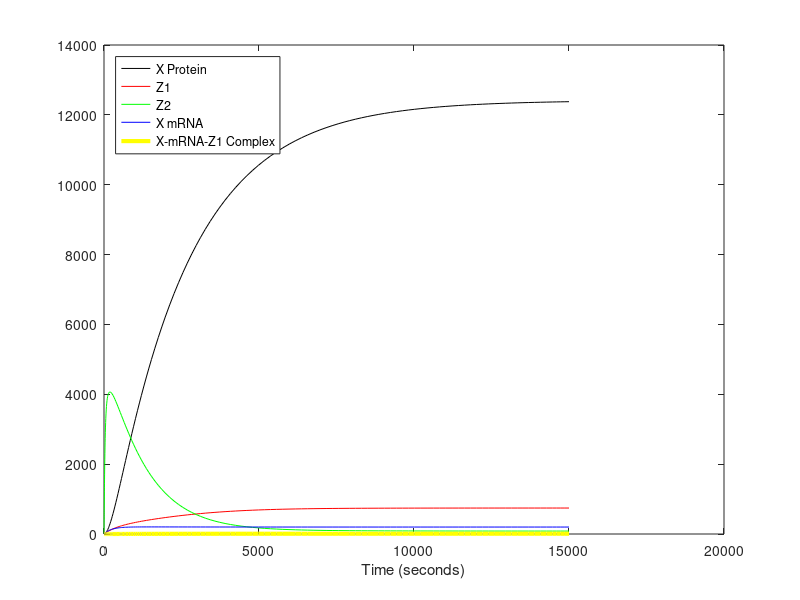
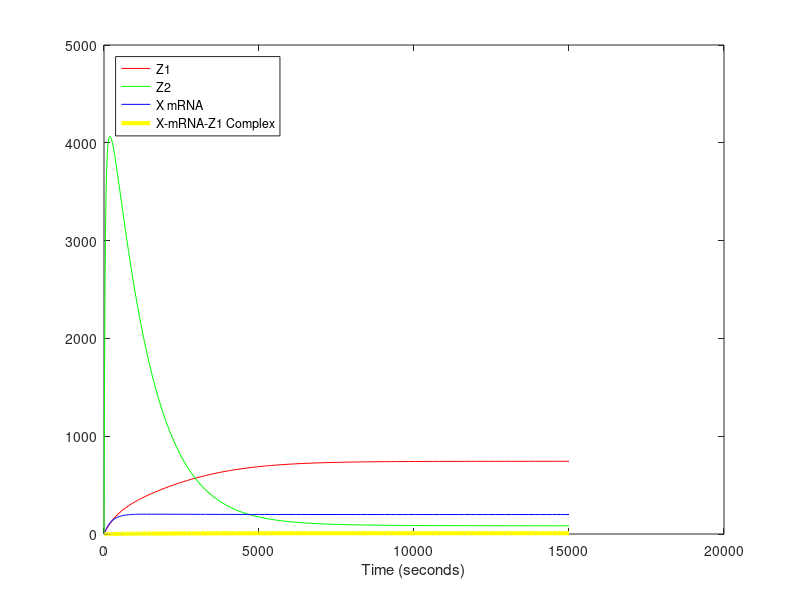

Here is the MATLAB script that generated these plots, in order:
function AntitheticsRNA
clear; clc; clf;
% This is a model of the antithetic controller under translational control
% via sRNAs.
%% Initialising Global Parameters 
global tau_1
global k_1
global theta
global delta_s
global k_2
global B
global U 
global tau_2 
global k_3
global K
global alpha 
global delta_m 
global delta_c
global delta_p 
global T_1
global T_0 

%% Parameter Values
tau_1    = 0;           % Leaky transcription rate of Z_1 
k_1      = 1670;        % Maximal transcription rate of Z_1
theta    = 0.000000224; % Annihilation rate of Z_1 and Z_2 
delta_s  = 0.0008;      % sRNA degradation/dilution rate
k_2      = 0.000000224; % Z_1 sRNA and X mRNA binding rate 
B        = 2600;        % A binding rate for U mediated induction of Z_1 
U        = 1;           % Concentration of the inducer for Z_1 transcription 
tau_2    = 0.0;         % Leaky transcription of Z_2 
k_3      = 100;         % Maximal transcription rate of Z_2
K        = 10;          % Dissociation constant for X Protein (this is a pretty random number)
alpha    = 0.85;        % Transcription rate of X mRNA 
delta_m  = 0.0041;      % degradation rate of X mRNA 
delta_c  = 0.0041;      % degradation rate of sRNA-mRNA complex 
delta_p  = 0.00039;     % degradation rate of the X protein
T_1      = 0.0243;      % Translation rate of X from X mRNA 
T_0      = 0;           % Leaky translation rate of X from the sRNA-mRNA complex - currently assuming no leak

%% State is [Z_1 Z_2 X_m X_P C]
s0       = [0 0 0 0 0]; % Initial values of the states in the ODE model 

%% Generate the simulation 
Tend     = 15000;        % End time value -- This is currently random 
ODEFUN   = @antitheticsrnaddt;
[t, S] = ode45(ODEFUN, [0,Tend], s0);

%% Generate Plot Figure
figure(1);
set(gca, 'fontsize', 14);
plot(t, S(:,4), 'k', t, S(:,1), 'r', t, S(:,2), 'g', t, S(:,3), 'b', t, S(:,5), 'y', 'LineWidth', 3);
legend('X Protein', 'Z1', 'Z2', 'X mRNA', 'X-mRNA-Z1 Complex', 'Location', 'northwest');
xlabel('Time (seconds)');
figure(2);
set(gca, 'fontsize', 14);
plot(t, S(:,1), 'r', t, S(:,2), 'g', t, S(:,3), 'b', t, S(:,5), 'y', 'LineWidth', 3);
legend('Z1', 'Z2', 'X mRNA', 'X-mRNA-Z1 Complex', 'Location', 'northwest');
xlabel('Time (seconds)');

end

%% Dynamics 
function dS = antitheticsrnaddt(t, S);

global tau_1;
global k_1;
global theta;
global delta_s;
global k_2;
global B;
global U; 
global tau_2; 
global k_3;
global K;
global alpha; 
global delta_m; 
global delta_c;
global delta_p;
global T_1;
global T_0;

Z_1 = S(1);
Z_2 = S(2);
X_m = S(3);
X_P = S(4);
C   = S(5);

dZ_1dt = tau_1 + ((k_1 * U)/(B + U)) - (theta * Z_1 * Z_2) - (delta_s * Z_1) - (k_2 * Z_1 * X_m);
dZ_2dt = tau_2 + ((k_3 * K) / (K + X_P)) - (delta_s * Z_2) - (theta * Z_1 * Z_2);
dX_mdt = alpha - (delta_m * X_m) - (k_2 * Z_1 * X_m);
dX_Pdt = (T_1 * X_m) + (T_0 * C) - (delta_p * X_P);
dCdt   = (k_2 * Z_1 * X_m) - (delta_c * C);

dS = [dZ_1dt; dZ_2dt; dX_mdt; dX_Pdt; dCdt];

end 